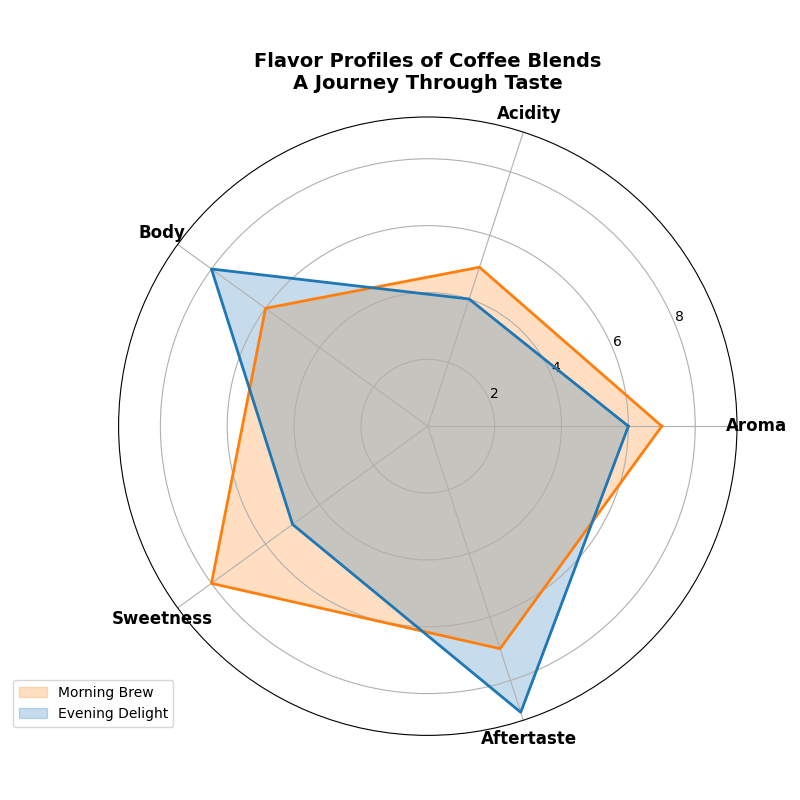

This figure's Python source:
import numpy as np
import matplotlib.pyplot as plt
from math import pi

# Define the flavor attributes
attributes = ['Aroma', 'Acidity', 'Body', 'Sweetness', 'Aftertaste']
num_attributes = len(attributes)

# Define data for two coffee blends
# Removed "Tropical Twist" data
morning_brew = [7, 5, 6, 8, 7]
evening_delight = [6, 4, 8, 5, 9]

# Consolidate data into an array and prepare for plotting
data = np.array([morning_brew, evening_delight])

# Extend data to close the radar chart
data = np.concatenate((data, data[:, [0]]), axis=1)

# Calculate angle for each axis
angles = np.linspace(0, 2 * np.pi, num_attributes, endpoint=False).tolist()
angles += angles[:1]

# Create the radar chart
fig, ax = plt.subplots(figsize=(8, 8), subplot_kw=dict(polar=True))

# Define labels for the different coffee blends
# Removed "Tropical Twist" label
labels = ["Morning Brew", "Evening Delight"]

# Define colors for each blend
# Removed "Tropical Twist" color
colors = ['#FF7F0E', '#1F77B4']

# Plot each coffee blend
for i, color in enumerate(colors):
    ax.fill(angles, data[i], color=color, alpha=0.25, label=labels[i])
    ax.plot(angles, data[i], color=color, linewidth=2)

# Add attribute labels to the radar chart
ax.set_xticks(angles[:-1])
ax.set_xticklabels(attributes, fontsize=12, fontweight='bold')

# Set title and legend
ax.set_title('Flavor Profiles of Coffee Blends\nA Journey Through Taste', fontsize=14, fontweight='bold', pad=20)
ax.legend(loc='upper right', bbox_to_anchor=(0.1, 0.1))

# Automatically adjust subplot parameters to give specified padding
plt.tight_layout()

# Display the radar chart
plt.show()
